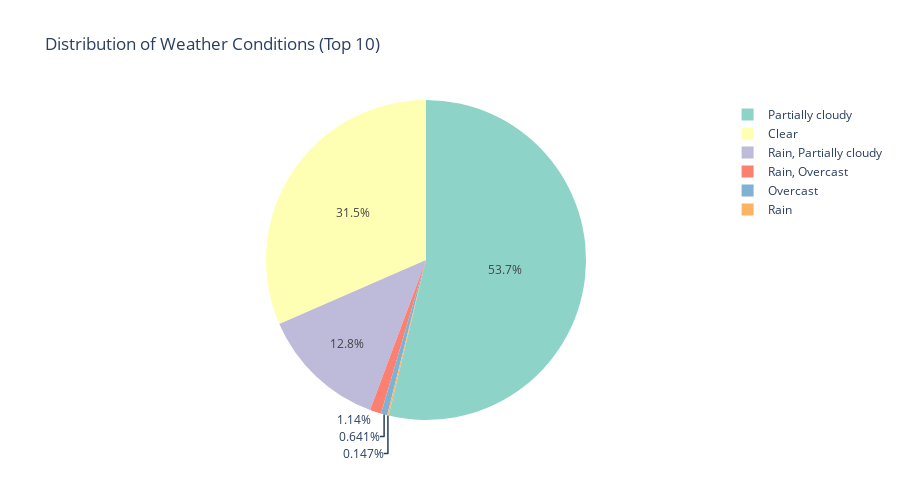

The cell this chart's notebook holds for it:
### Markdown cell above
### Chart 6: Weather Conditions Distribution

### Code cell
# Chart 6: Weather Conditions Distribution
conditions_count = df['conditions'].value_counts().head(10)

fig6 = px.pie(values=conditions_count.values, names=conditions_count.index,
              title="Distribution of Weather Conditions (Top 10)",
              color_discrete_sequence=px.colors.qualitative.Set3)

fig6.update_layout(height=500)
fig6.show()

print("📊 Chart 6 Analysis - Weather Conditions Distribution:")
print(f"☀️ Most common condition: {conditions_count.index[0]} ({conditions_count.iloc[0]} occurrences)")
print(f"🌤️ Second most common: {conditions_count.index[1]} ({conditions_count.iloc[1]} occurrences)")
print(f"📈 Total unique conditions: {df['conditions'].nunique()}")
print(f"📊 Top condition percentage: {(conditions_count.iloc[0]/len(df)*100):.1f}%")
print("💡 This pie chart shows the distribution of different weather conditions, revealing the most frequent weather patterns during Indian summers.")

### Figure 1 — Plotly figure (JSON) as saved in the notebook; plotly's stock layout.template omitted (floating-point values rounded to 4 significant figures)
{"data": [{"domain": {"x": [0, 1], "y": [0, 1]}, "hovertemplate": "label=%{label}<br>value=%{value}<extra></extra>", "labels": ["Partially cloudy", "Clear", "Rain, Partially cloudy", "Rain, Overcast", "Overcast", "Rain"], "legendgroup": "", "name": "", "showlegend": true, "type": "pie", "values": [6959, 4083, 1655, 148, 83, 19]}], "layout": {"height": 500, "legend": {"tracegroupgap": 0}, "piecolorway": ["rgb(141,211,199)", "rgb(255,255,179)", "rgb(190,186,218)", "rgb(251,128,114)", "rgb(128,177,211)", "rgb(253,180,98)", "rgb(179,222,105)", "rgb(252,205,229)", "rgb(217,217,217)", "rgb(188,128,189)", "rgb(204,235,197)", "rgb(255,237,111)"], "title": {"text": "Distribution of Weather Conditions (Top 10)"}}}
